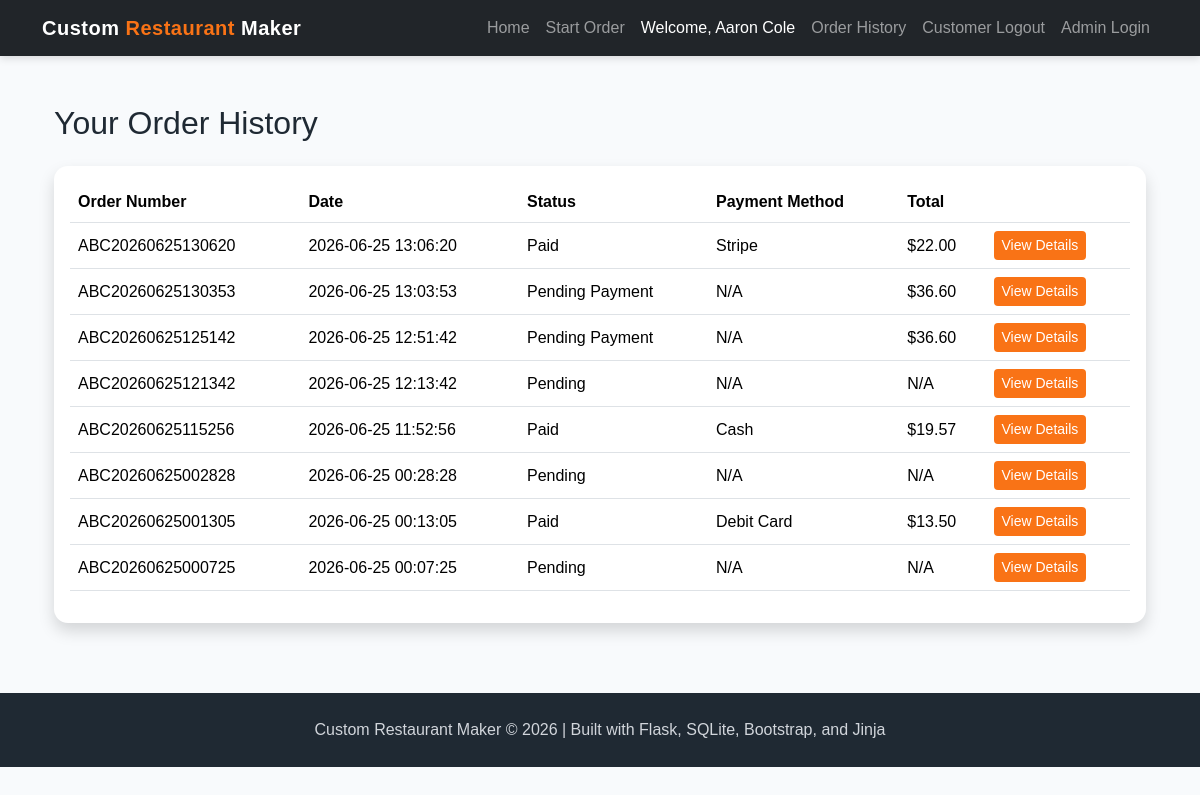
Page /order-history (signed in) on the committed database.
### app.py (models this page shows)
class Order(db.Model):
    __tablename__ = "orders"
    order_id = db.Column(db.Integer, primary_key=True)
    customer_id = db.Column(db.Integer, db.ForeignKey("customers.customer_id"))
    order_number = db.Column(db.String(100), unique=True, nullable=False)
    date_time = db.Column(db.String(50))
    status = db.Column(db.String(50))
    payment_method = db.Column(db.String(50))
    total_amount = db.Column(db.Float)
    stripe_session_id = db.Column(db.String(255))
    stripe_payment_status = db.Column(db.String(100))

### app.py (the view)
@app.route("/order-history")
def order_history():
    if not session.get("customer_id"):
        flash("Please log in to view your order history.", "warning")
        return redirect(url_for("customer_login"))
    customer_id = session["customer_id"]
    orders = (
        Order.query
        .filter_by(customer_id=customer_id)
        .order_by(Order.date_time.desc())
        .all()
    )
    return render_template("order_history.html", orders=orders)

### templates/order_history.html (shortened to what this page needs)
{% extends "base.html" %}
{% block content %}
<div class="container mt-5">
    <h2 class="mb-4">Your Order History</h2>
    {% if orders %}
        <div class="card shadow">
            <div class="card-body">
                <table class="table table-hover align-middle">
                    <thead>
                        <tr>
                            <th>Order Number</th>
                            <th>Date</th>
                            <th>Status</th>
                            <th>Payment Method</th>
                            <th>Total</th>
                            <th></th>
                        </tr>
                    </thead>
                    <tbody>
                        {% for order in orders %}
                        <tr>
                            <td>{{ order["order_number"] }}</td>
                            <td>{{ order["date_time"] }}</td>
                            <td>{{ order["status"] or "Pending" }}</td>
                            <td>{{ order["payment_method"] or "N/A" }}</td>
                            <td>
                                {% if order["total_amount"] %}
                                    ${{ "%.2f"|format(order["total_amount"]) }}
                                {% else %}
                                    N/A
                                {% endif %}
                            </td>
                            <td>
                                <a href="/order-history/{{ order['order_id'] }}" class="btn btn-sm btn-custom-orange">
                                    View Details
                                </a>
                            </td>
                        </tr>
                        {% endfor %}
                    </tbody>
                </table>
            </div>
        </div>
    {% else %}
        <div class="alert alert-info">
            You have not placed any orders yet.
        </div>
    {% endif %}
</div>
{% endblock %}

### static/style.css (style rules this page uses)
:root { --primary-dark: #1f2933; --primary-orange: #f97316; --primary-yellow: #facc15; --primary-green: #16a34a; --soft-bg: #f8fafc; --card-bg: #ffffff; --text-dark: #1f2933; }
body { background-color: var(--soft-bg); color: var(--text-dark); font-family: Arial, Helvetica, sans-serif; }
.btn-custom-orange { background-color: var(--primary-orange); color: white; border: none; }
.card { border: none; border-radius: 14px; transition: transform 0.2s ease, box-shadow 0.2s ease; }

### rows in the picture
Order: order_number "ABC20260625130620", date_time "2026-06-25 13:06:20", status "Paid", payment_method "Stripe", total_amount "22.00"
Order: order_number "ABC20260625130353", date_time "2026-06-25 13:03:53", status "Pending Payment", payment_method "N/A", total_amount "36.60"
Order: order_number "ABC20260625125142", date_time "2026-06-25 12:51:42", status "Pending Payment", payment_method "N/A", total_amount "36.60"
Order: order_number "ABC20260625121342", date_time "2026-06-25 12:13:42", status "Pending", payment_method "N/A"
Order: order_number "ABC20260625115256", date_time "2026-06-25 11:52:56", status "Paid", payment_method "Cash", total_amount "19.57"
Order: order_number "ABC20260625002828", date_time "2026-06-25 00:28:28", status "Pending", payment_method "N/A"
Order: order_number "ABC20260625001305", date_time "2026-06-25 00:13:05", status "Paid", payment_method "Debit Card", total_amount "13.50"
Order: order_number "ABC20260625000725", date_time "2026-06-25 00:07:25", status "Pending", payment_method "N/A"

### other values in the picture
{{ session.get("customer_name") }} "Aaron Cole"
